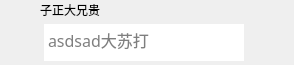
<?xml version="1.0" encoding="UTF-8"?>
<ui version="4.0">
 <class>Wgt_MsgItem</class>
 <widget class="QWidget" name="Wgt_MsgItem">
  <property name="geometry">
   <rect>
    <x>0</x>
    <y>0</y>
    <width>294</width>
    <height>65</height>
   </rect>
  </property>
  <property name="sizePolicy">
   <sizepolicy hsizetype="Expanding" vsizetype="Preferred">
    <horstretch>0</horstretch>
    <verstretch>0</verstretch>
   </sizepolicy>
  </property>
  <property name="minimumSize">
   <size>
    <width>150</width>
    <height>65</height>
   </size>
  </property>
  <property name="windowTitle">
   <string>Form</string>
  </property>
  <property name="layoutDirection">
   <enum>Qt::LeftToRight</enum>
  </property>
  <layout class="QHBoxLayout" name="horizontalLayout" stretch="0">
   <property name="spacing">
    <number>0</number>
   </property>
   <property name="sizeConstraint">
    <enum>QLayout::SetDefaultConstraint</enum>
   </property>
   <property name="leftMargin">
    <number>0</number>
   </property>
   <property name="topMargin">
    <number>0</number>
   </property>
   <property name="rightMargin">
    <number>0</number>
   </property>
   <property name="bottomMargin">
    <number>0</number>
   </property>
   <item>
    <widget class="QWidget" name="widget" native="true">
     <property name="sizePolicy">
      <sizepolicy hsizetype="Expanding" vsizetype="Preferred">
       <horstretch>1</horstretch>
       <verstretch>0</verstretch>
      </sizepolicy>
     </property>
     <layout class="QHBoxLayout" name="horizontalLayout_2">
      <property name="spacing">
       <number>0</number>
      </property>
      <property name="leftMargin">
       <number>0</number>
      </property>
      <property name="topMargin">
       <number>0</number>
      </property>
      <property name="rightMargin">
       <number>6</number>
      </property>
      <property name="bottomMargin">
       <number>0</number>
      </property>
      <item>
       <widget class="QWidget" name="widget_2" native="true">
        <property name="sizePolicy">
         <sizepolicy hsizetype="Fixed" vsizetype="Preferred">
          <horstretch>0</horstretch>
          <verstretch>0</verstretch>
         </sizepolicy>
        </property>
        <layout class="QVBoxLayout" name="verticalLayout">
         <property name="spacing">
          <number>0</number>
         </property>
         <property name="leftMargin">
          <number>0</number>
         </property>
         <property name="topMargin">
          <number>0</number>
         </property>
         <property name="rightMargin">
          <number>0</number>
         </property>
         <property name="bottomMargin">
          <number>0</number>
         </property>
         <item>
          <widget class="QLabel" name="label">
           <property name="sizePolicy">
            <sizepolicy hsizetype="Fixed" vsizetype="Fixed">
             <horstretch>0</horstretch>
             <verstretch>0</verstretch>
            </sizepolicy>
           </property>
           <property name="minimumSize">
            <size>
             <width>40</width>
             <height>40</height>
            </size>
           </property>
           <property name="maximumSize">
            <size>
             <width>40</width>
             <height>40</height>
            </size>
           </property>
           <property name="text">
            <string/>
           </property>
           <property name="pixmap">
            <pixmap resource="../Assets.qrc">:/Skin/Image/HeadIcon02.jpg</pixmap>
           </property>
           <property name="scaledContents">
            <bool>true</bool>
           </property>
          </widget>
         </item>
         <item>
          <spacer name="verticalSpacer">
           <property name="orientation">
            <enum>Qt::Vertical</enum>
           </property>
           <property name="sizeHint" stdset="0">
            <size>
             <width>20</width>
             <height>18</height>
            </size>
           </property>
          </spacer>
         </item>
        </layout>
       </widget>
      </item>
      <item>
       <widget class="QWidget" name="Wgt_MsgPlain" native="true">
        <property name="sizePolicy">
         <sizepolicy hsizetype="MinimumExpanding" vsizetype="Preferred">
          <horstretch>0</horstretch>
          <verstretch>0</verstretch>
         </sizepolicy>
        </property>
        <property name="layoutDirection">
         <enum>Qt::LeftToRight</enum>
        </property>
        <layout class="QHBoxLayout" name="horizontalLayout_7">
         <property name="spacing">
          <number>0</number>
         </property>
         <property name="leftMargin">
          <number>0</number>
         </property>
         <property name="topMargin">
          <number>0</number>
         </property>
         <property name="rightMargin">
          <number>0</number>
         </property>
         <property name="bottomMargin">
          <number>0</number>
         </property>
         <item>
          <layout class="QVBoxLayout" name="verticalLayout_2">
           <property name="spacing">
            <number>0</number>
           </property>
           <item>
            <layout class="QHBoxLayout" name="horizontalLayout_3">
             <property name="spacing">
              <number>0</number>
             </property>
             <item>
              <widget class="QLabel" name="Lab_Name">
               <property name="sizePolicy">
                <sizepolicy hsizetype="Preferred" vsizetype="Fixed">
                 <horstretch>0</horstretch>
                 <verstretch>0</verstretch>
                </sizepolicy>
               </property>
               <property name="minimumSize">
                <size>
                 <width>0</width>
                 <height>15</height>
                </size>
               </property>
               <property name="maximumSize">
                <size>
                 <width>16777215</width>
                 <height>15</height>
                </size>
               </property>
               <property name="font">
                <font>
                 <family>微软雅黑 Light</family>
                 <pointsize>9</pointsize>
                 <weight>50</weight>
                 <bold>false</bold>
                </font>
               </property>
               <property name="text">
                <string>子正大兄贵</string>
               </property>
               <property name="alignment">
                <set>Qt::AlignRight|Qt::AlignTrailing|Qt::AlignVCenter</set>
               </property>
               <property name="textInteractionFlags">
                <set>Qt::NoTextInteraction</set>
               </property>
              </widget>
             </item>
             <item>
              <spacer name="horizontalSpacer_2">
               <property name="orientation">
                <enum>Qt::Horizontal</enum>
               </property>
               <property name="sizeHint" stdset="0">
                <size>
                 <width>40</width>
                 <height>20</height>
                </size>
               </property>
              </spacer>
             </item>
            </layout>
           </item>
           <item>
            <layout class="QHBoxLayout" name="horizontalLayout_5">
             <property name="spacing">
              <number>0</number>
             </property>
             <property name="leftMargin">
              <number>4</number>
             </property>
             <property name="topMargin">
              <number>4</number>
             </property>
             <property name="rightMargin">
              <number>4</number>
             </property>
             <property name="bottomMargin">
              <number>4</number>
             </property>
             <item>
              <widget class="QTextBrowser" name="Edit_MsgContent">
               <property name="sizePolicy">
                <sizepolicy hsizetype="Preferred" vsizetype="Expanding">
                 <horstretch>15</horstretch>
                 <verstretch>0</verstretch>
                </sizepolicy>
               </property>
               <property name="minimumSize">
                <size>
                 <width>0</width>
                 <height>30</height>
                </size>
               </property>
               <property name="maximumSize">
                <size>
                 <width>65536</width>
                 <height>16777215</height>
                </size>
               </property>
               <property name="font">
                <font>
                 <family>宋体</family>
                 <pointsize>12</pointsize>
                </font>
               </property>
               <property name="layoutDirection">
                <enum>Qt::RightToLeft</enum>
               </property>
               <property name="styleSheet">
                <string notr="true">booder:none;</string>
               </property>
               <property name="frameShape">
                <enum>QFrame::NoFrame</enum>
               </property>
               <property name="frameShadow">
                <enum>QFrame::Plain</enum>
               </property>
               <property name="verticalScrollBarPolicy">
                <enum>Qt::ScrollBarAlwaysOff</enum>
               </property>
               <property name="horizontalScrollBarPolicy">
                <enum>Qt::ScrollBarAlwaysOff</enum>
               </property>
               <property name="sizeAdjustPolicy">
                <enum>QAbstractScrollArea::AdjustToContents</enum>
               </property>
               <property name="undoRedoEnabled">
                <bool>false</bool>
               </property>
               <property name="readOnly">
                <bool>true</bool>
               </property>
               <property name="html">
                <string>&lt;!DOCTYPE HTML PUBLIC &quot;-//W3C//DTD HTML 4.0//EN&quot; &quot;http://www.w3.org/TR/REC-html40/strict.dtd&quot;&gt;
&lt;html&gt;&lt;head&gt;&lt;meta name=&quot;qrichtext&quot; content=&quot;1&quot; /&gt;&lt;style type=&quot;text/css&quot;&gt;
p, li { white-space: pre-wrap; }
&lt;/style&gt;&lt;/head&gt;&lt;body style=&quot; font-family:'宋体'; font-size:12pt; font-weight:400; font-style:normal;&quot;&gt;
&lt;p style=&quot;-qt-paragraph-type:empty; margin-top:0px; margin-bottom:0px; margin-left:0px; margin-right:0px; -qt-block-indent:0; text-indent:0px; font-family:'SimSun';&quot;&gt;&lt;br /&gt;&lt;/p&gt;&lt;/body&gt;&lt;/html&gt;</string>
               </property>
               <property name="overwriteMode">
                <bool>false</bool>
               </property>
               <property name="acceptRichText">
                <bool>false</bool>
               </property>
               <property name="textInteractionFlags">
                <set>Qt::LinksAccessibleByMouse|Qt::TextSelectableByMouse</set>
               </property>
               <property name="placeholderText">
                <string>asdsad大苏打</string>
               </property>
              </widget>
             </item>
             <item>
              <spacer name="horizontalSpacer_3">
               <property name="orientation">
                <enum>Qt::Horizontal</enum>
               </property>
               <property name="sizeType">
                <enum>QSizePolicy::Expanding</enum>
               </property>
               <property name="sizeHint" stdset="0">
                <size>
                 <width>40</width>
                 <height>20</height>
                </size>
               </property>
              </spacer>
             </item>
            </layout>
           </item>
          </layout>
         </item>
        </layout>
       </widget>
      </item>
     </layout>
    </widget>
   </item>
  </layout>
 </widget>
 <resources>
  <include location="../Assets.qrc"/>
 </resources>
 <connections/>
</ui>
